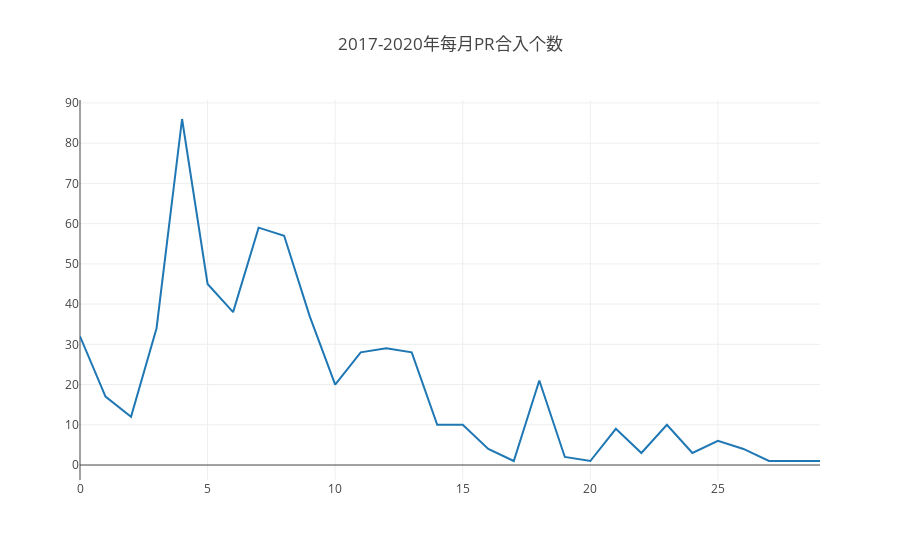

Notebook cell for this chart:
### Code cell
var data=[];
var data1=[];
var res=openDigger.driver.clickhouse.query(`Select toYear(created_at)*100+toMonth(created_at)as month,count(*)as count
from github_log.year2017 
where repo_id=70202506 
and type='PullRequestEvent'
and pull_merged=1
group by month
order by month
UNION ALL
Select toYear(created_at)*100+toMonth(created_at)as month,count(*)as count
from github_log.year2018 
where repo_id=70202506 
and type='PullRequestEvent'
and pull_merged=1
group by month
order by month
UNION ALL
Select toYear(created_at)*100+toMonth(created_at)as month,count(*)as count
from github_log.year2019
where repo_id=70202506 
and type='PullRequestEvent'
and pull_merged=1
group by month
order by month
UNION ALL
Select toYear(created_at)*100+toMonth(created_at)as month,count(*)as count
from github_log.year2020
where repo_id=70202506 
and type='PullRequestEvent'
and pull_merged=1
group by month
order by month
`).then(res=>{
        for(var m=0;m<=29;m++)
                (data.push(res[m].count),
                 data1.push([res[m].month,res[m].count])
                );
                 console.log(data);
                 console.log(data1);
        openDigger.render.plotly([{
                   y: data 
        }], {title: `2017-2020年每月PR合入个数` })
        console.table(res);


})

### Figure 1 — Plotly figure (JSON) as saved in the notebook; plotly's stock layout.template omitted (floating-point values rounded to 4 significant figures)
{"data": [{"y": ["32", "17", "12", "34", "86", "45", "38", "59", "57", "37", "20", "28", "29", "28", "10", "10", "4", "1", "21", "2", "1", "9", "3", "10", "3", "6", "4", "1", "1", "1"]}], "layout": {"autosize": true, "title": {"text": "2017-2020年每月PR合入个数"}, "xaxis": {"autorange": true, "range": [0, 29]}, "yaxis": {"autorange": true, "range": [-3.722, 90.72], "type": "linear"}}}
